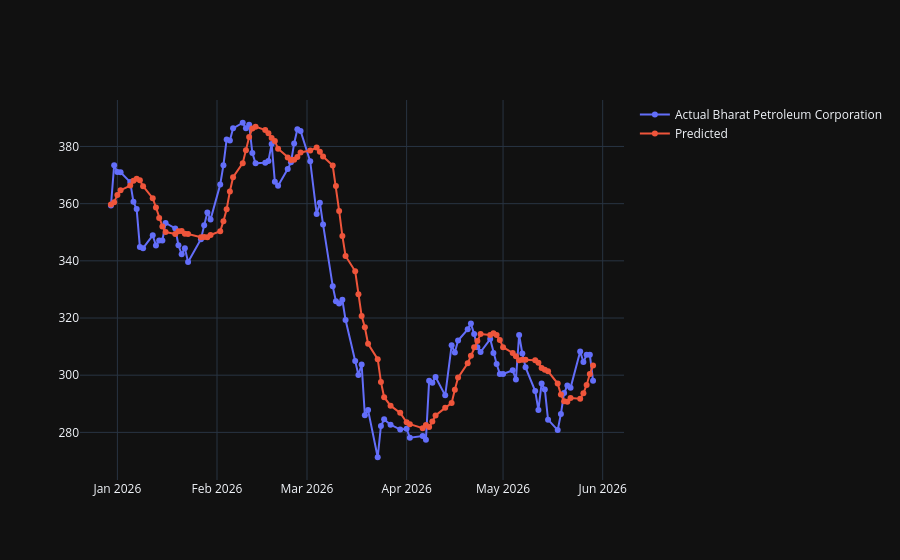

Write notebook code for a chart like this one.
### Code cell
r=Regression2()
r.run_regression(t_df=ticker_df,ticker="Bharat Petroleum Corporation")
